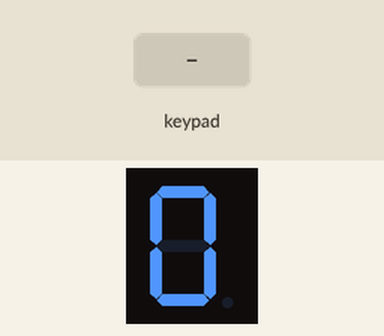
This sketch was run on a simulated Arduino Uno, built with avr-gcc and run on an emulated ATmega328P. On the bench: 1-digit seven-segment display. Wiring (inferred from the names in the program): 1-digit 7-segment display, segments lit when HIGH: segments pin 13, pin 14, pin 15, pin 16, pin 17, pin 18, pin 19. The test bench sets the inputs (shaded band). The segment pins are drawn as the display they are named for.

Above: at 1.2 s.
1.3 s: key 'D' pressed
At 1.7 s:
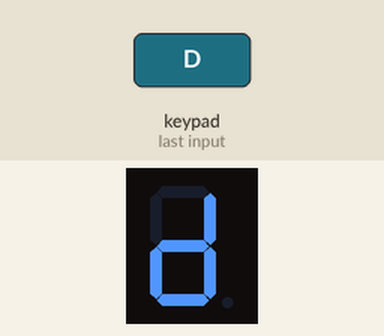
3.3 s: keypad keys 1 2 # pressed 0.4 s apart
At 4.7 s:
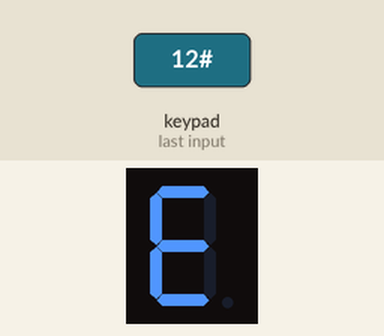
6.3 s: key 'A' pressed
At 6.7 s:
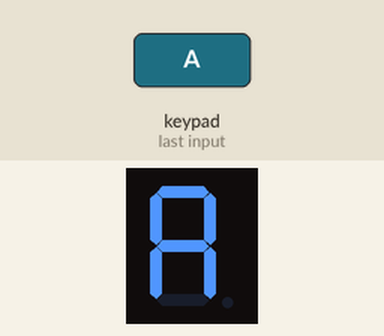
8.3 s: keypad keys 1 2 * pressed 0.4 s apart
At 9.7 s:
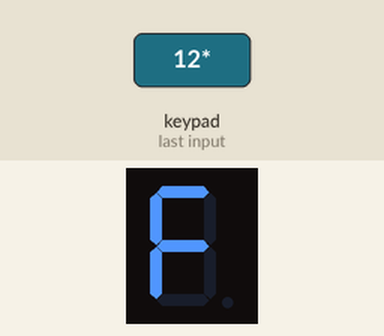
11.3 s: key 'C' pressed
At 11.7 s:
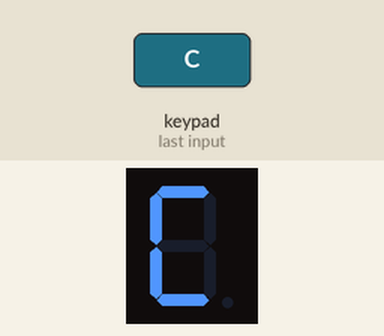
Timing chart, 0 to 14.3 s (numbered marks = the images above; inputs shaded):
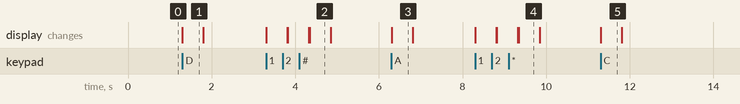

The sketch:

teclado_m.ino
```cpp
//Fundación Kinal
//Centro Educativo Técnico Labral Kinal
//Electrónica
//Grado: Quinto
//Sección: A
//Curso: Taller de Electrónica Digital y Reparación de Computadoras I
//Nombre: Josué David Alvizuris Pérez
//Carné: 2022041
#include <Key.h>
#include <Keypad.h>
//Incluyo la lbreria
//Defino el numero de filas y comlumnas del teclado matricial
//defino cada fila y columna con pines
#define Filas     4
#define Columnas  4
#define Fila1    2
#define Fila2    3
#define Fila3    4
#define Fila4    5
#define Columna1 6
#define Columna2 7
#define Columna3 8
#define Columna4 9
//definr las leds del display
#define a 13
#define b 14
#define c 15
#define d 16
#define e 17
#define f 18
#define g 19

//defino las distribucion de teclas
char keys[Filas][Columnas] = {
  {'1','2','3','A'},
  {'4','5','6','B'},
  {'7','8','9','C'},
  {'*','0','#','D'}
};
  byte GFilas[Filas] = {Fila1,Fila2,Fila3,Fila4};
  byte GColumnas[Columnas] = {Columna1,Columna2,Columna3,Columna4};
  Keypad Teclado = Keypad( makeKeymap(keys),GFilas,GColumnas,Filas,Columnas);
void setup() {
pinMode(a,OUTPUT);
pinMode(b,OUTPUT);
pinMode(c,OUTPUT);
pinMode(d,OUTPUT);
pinMode(e,OUTPUT);
pinMode(f,OUTPUT);
pinMode(g,OUTPUT);
}

void loop() {
    char tecla = Teclado.getKey();
   //Tecla a
  if(tecla)
  switch (tecla){
  case ('1'):
   digitalWrite(a,LOW);
   digitalWrite(b,HIGH);
   digitalWrite(c,HIGH);
   digitalWrite(d,LOW);
   digitalWrite(e,LOW);
   digitalWrite(f,LOW);
   digitalWrite(g,LOW);
   delay(500);
   break;
   case ('2'):
   digitalWrite(a,HIGH);
   digitalWrite(b,HIGH);
   digitalWrite(c,LOW);
   digitalWrite(d,HIGH);
   digitalWrite(e,HIGH);
   digitalWrite(f,LOW);
   digitalWrite(g,HIGH);
   delay(500);
   break;
   case ('3'):
   digitalWrite(a,HIGH);
   digitalWrite(b,HIGH);
   digitalWrite(c,HIGH);
   digitalWrite(d,HIGH);
   digitalWrite(e,LOW);
   digitalWrite(f,LOW);
   digitalWrite(g,HIGH);
   delay(500);
   break;
   case ('4'):
   digitalWrite(a,LOW);
   digitalWrite(b,HIGH);
   digitalWrite(c,HIGH);
   digitalWrite(d,LOW);
   digitalWrite(e,LOW);
   digitalWrite(f,HIGH);
   digitalWrite(g,HIGH);
   delay(500);
   break;
   case ('5'):
   digitalWrite(a,HIGH);
   digitalWrite(b,LOW);
   digitalWrite(c,HIGH);
   digitalWrite(d,HIGH);
   digitalWrite(e,LOW);
   digitalWrite(f,HIGH);
   digitalWrite(g,HIGH);
   delay(500);
   break;
   case ('6'):
   digitalWrite(a,HIGH);
   digitalWrite(b,LOW);
   digitalWrite(c,HIGH);
   digitalWrite(d,HIGH);
   digitalWrite(e,HIGH);
   digitalWrite(f,HIGH);
   digitalWrite(g,HIGH);
   delay(500);
   break;
   case ('7'):
   digitalWrite(a,HIGH);
   digitalWrite(b,HIGH);
   digitalWrite(c,HIGH);
   digitalWrite(d,LOW);
   digitalWrite(e,LOW);
   digitalWrite(f,LOW);
   digitalWrite(g,LOW);
   delay(500);
   break;
   case ('8'):
   digitalWrite(a,HIGH);
   digitalWrite(b,HIGH);
   digitalWrite(c,HIGH);
   digitalWrite(d,HIGH);
   digitalWrite(e,HIGH);
   digitalWrite(f,HIGH);
   digitalWrite(g,HIGH);
   delay(500);
   break;
   case ('9'):
   digitalWrite(a,HIGH);
   digitalWrite(b,HIGH);
   digitalWrite(c,HIGH);
   digitalWrite(d,LOW);
   digitalWrite(e,LOW);
   digitalWrite(f,HIGH);
   digitalWrite(g,HIGH);
   delay(500);
   break;
   case ('0'):
   digitalWrite(a,HIGH);
   digitalWrite(b,HIGH);
   digitalWrite(c,HIGH);
   digitalWrite(d,HIGH);
   digitalWrite(e,HIGH);
   digitalWrite(f,HIGH);
   digitalWrite(g,LOW);
   delay(500);
   break;
  case ('A'):
   digitalWrite(a,HIGH);
   digitalWrite(b,HIGH);
   digitalWrite(c,HIGH);
   digitalWrite(d,LOW);
   digitalWrite(e,HIGH);
   digitalWrite(f,HIGH);
   digitalWrite(g,HIGH);
   delay(500);
   break;
   case ('B'):
   digitalWrite(a,LOW);
   digitalWrite(b,LOW);
   digitalWrite(c,HIGH);
   digitalWrite(d,HIGH);
   digitalWrite(e,HIGH);
   digitalWrite(f,HIGH);
   digitalWrite(g,HIGH);
   delay(500);
   break;
   case ('C'):
   digitalWrite(a,HIGH);
   digitalWrite(b,LOW);
   digitalWrite(c,LOW);
   digitalWrite(d,HIGH);
   digitalWrite(e,HIGH);
   digitalWrite(f,HIGH);
   digitalWrite(g,LOW);
   delay(500);
   break;
   case ('D'):
   digitalWrite(a,LOW);
   digitalWrite(b,HIGH);
   digitalWrite(c,HIGH);
   digitalWrite(d,HIGH);
   digitalWrite(e,HIGH);
   digitalWrite(f,LOW);
   digitalWrite(g,HIGH);
   delay(500);
   break;
   case ('#'):
   digitalWrite(a,HIGH);
   digitalWrite(b,LOW);
   digitalWrite(c,LOW);
   digitalWrite(d,HIGH);
   digitalWrite(e,HIGH);
   digitalWrite(f,HIGH);
   digitalWrite(g,HIGH);
   delay(500);
   break;
   case ('*'):
   digitalWrite(a,HIGH);
   digitalWrite(b,LOW);
   digitalWrite(c,LOW);
   digitalWrite(d,LOW);
   digitalWrite(e,HIGH);
   digitalWrite(f,HIGH);
   digitalWrite(g,HIGH);
   delay(500);
   break;
}
 else
   digitalWrite(a,HIGH);
   digitalWrite(b,HIGH);
   digitalWrite(c,HIGH);
   digitalWrite(d,HIGH);
   digitalWrite(e,HIGH);
   digitalWrite(f,HIGH);
   digitalWrite(g,LOW);
}
```

Measured:
- after the input at 1.3 s, the display: changes at once (image 1)
- after the input at 3.3 s, the display: first changes at once (image 2 shows a later state)
- after the input at 6.3 s, the display: changes at once (image 3)
- after the input at 8.3 s, the display: first changes at once (image 4 shows a later state)
- after the input at 11.3 s, the display: changes at once (image 5)
- what the display in image 1 shows lasts 0.5 s, from 1.3 s to 1.8 s
